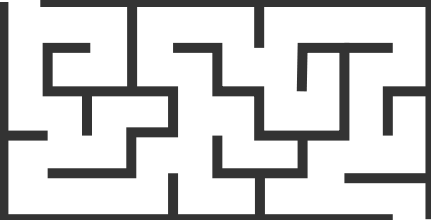
#> input picture Mazes/maze1.png, 431 x 220 px
$ python depth_first_search.py
#> lines starting #> are read from the running program, lines starting #| are printed output that depends on the picture; long printed decimals are rounded
### GridManager.py
import cv2
import numpy as np
import matplotlib.pyplot as plt


class GridMaker():

    def __init__(_self, pathToImg:str, resize=1):
        _self.resize = resize
        _self.ox, _self.oy = _self.makeGrid(pathToImg)

    def makeGrid(_self, pathToImg:str):
        # Imagen a tratar
        img = cv2.imread(pathToImg)

        # convertir la imagen a escala de grises
        img = cv2.cvtColor(img, cv2.COLOR_BGR2GRAY)

        # Redimensionar la imagen
        width, height = img.shape[0], img.shape[1]
        dim = (int(height / _self.resize), int(width / _self.resize))

        # Cambia la resolución de la imagen
        img = cv2.resize(img, dim, interpolation = cv2.INTER_LINEAR)

        # convertir la imagen a blanco y negro.
        _, _self.img = cv2.threshold(img, 200, 255, cv2.THRESH_BINARY)

        # Mapa
        ox, oy = [], []
        for i, row in enumerate(_self.img):
            for j in range(len(row)):
                if (_self.img[i][j] == 0):
                        ox.append(j)
                        oy.append(i)
        return ox, oy

    # [5 lines left out: function showMap, not called in this run]


# [4 lines that do not run on import are left out]

### depth_first_search.py
"""

Depth-First grid planning

author: Erwin Lejeune (@spida_rwin)

See Wikipedia article (https://en.wikipedia.org/wiki/Depth-first_search)

"""

import math

import matplotlib.pyplot as plt

import time

from GridManager import GridMaker

show_animation = True


class DepthFirstSearchPlanner:

    def __init__(self, ox, oy, reso, rr):
        """
        Initialize grid map for Depth-First planning

        ox: x position list of Obstacles [m]
        oy: y position list of Obstacles [m]
        resolution: grid resolution [m]
        rr: robot radius[m]
        """

        self.reso = reso
        self.rr = rr
        self.calc_obstacle_map(ox, oy)
        self.motion = self.get_motion_model()

    class Node:
        def __init__(self, x, y, cost, parent_index, parent):
            self.x = x  # index of grid
            self.y = y  # index of grid
            self.cost = cost
            self.parent_index = parent_index
            self.parent = parent

        def __str__(self):
            return str(self.x) + "," + str(self.y) + "," + str(
                self.cost) + "," + str(self.parent_index)

    def planning(self, sx, sy, gx, gy):
        """
        Depth First search

        input:
            s_x: start x position [m]
            s_y: start y position [m]
            gx: goal x position [m]
            gy: goal y position [m]

        output:
            rx: x position list of the final path
            ry: y position list of the final path
        """

        nstart = self.Node(self.calc_xyindex(sx, self.minx),
                           self.calc_xyindex(sy, self.miny), 0.0, -1, None)
        ngoal = self.Node(self.calc_xyindex(gx, self.minx),
                          self.calc_xyindex(gy, self.miny), 0.0, -1, None)

        open_set, closed_set = dict(), dict()
        open_set[self.calc_grid_index(nstart)] = nstart

        while True:
            if len(open_set) == 0:
                print("Open set is empty..")
                break

            current = open_set.pop(list(open_set.keys())[-1])
            c_id = self.calc_grid_index(current)

            # show graph
            if show_animation:  # pragma: no cover
                plt.plot(self.calc_grid_position(current.x, self.minx),
                         self.calc_grid_position(current.y, self.miny), "xc")
                # for stopping simulation with the esc key.
                plt.gcf().canvas.mpl_connect('key_release_event',
                                             lambda event:
                                             [exit(0) if event.key == 'escape'
                                              else None])
                plt.pause(0.01)

            if current.x == ngoal.x and current.y == ngoal.y:
                print("Find goal")
                ngoal.parent_index = current.parent_index
                ngoal.cost = current.cost
                break

            # expand_grid search grid based on motion model
            for i, _ in enumerate(self.motion):
                node = self.Node(current.x + self.motion[i][0],
                                 current.y + self.motion[i][1],
                                 current.cost + self.motion[i][2], c_id, None)
                n_id = self.calc_grid_index(node)

                # If the node is not safe, do nothing
                if not self.verify_node(node):
                    continue

                if n_id not in closed_set:
                    open_set[n_id] = node
                    closed_set[n_id] = node
                    node.parent = current

        rx, ry = self.calc_final_path(ngoal, closed_set)
        return rx, ry

    def calc_final_path(self, ngoal, closedset):
        # generate final course
        rx, ry = [self.calc_grid_position(ngoal.x, self.minx)], [
            self.calc_grid_position(ngoal.y, self.miny)]
        n = closedset[ngoal.parent_index]
        while n is not None:
            rx.append(self.calc_grid_position(n.x, self.minx))
            ry.append(self.calc_grid_position(n.y, self.miny))
            n = n.parent

        return rx, ry

    def calc_grid_position(self, index, minp):
        """
        calc grid position

        :param index:
        :param minp:
        :return:
        """
        pos = index * self.reso + minp
        return pos

    def calc_xyindex(self, position, min_pos):
        return round((position - min_pos) / self.reso)

    def calc_grid_index(self, node):
        return (node.y - self.miny) * self.xwidth + (node.x - self.minx)

    def verify_node(self, node):
        px = self.calc_grid_position(node.x, self.minx)
        py = self.calc_grid_position(node.y, self.miny)

        if px < self.minx:
            return False
        elif py < self.miny:
            return False
        elif px >= self.maxx:
            return False
        elif py >= self.maxy:
            return False

        # collision check
        if self.obmap[node.x][node.y]:
            return False

        return True

    def calc_obstacle_map(self, ox, oy):

        self.minx = round(min(ox))
        self.miny = round(min(oy))
        self.maxx = round(max(ox))
        self.maxy = round(max(oy))
        print("min_x:", self.minx)
        print("min_y:", self.miny)
        print("max_x:", self.maxx)
        print("max_y:", self.maxy)

        self.xwidth = round((self.maxx - self.minx) / self.reso)
        self.ywidth = round((self.maxy - self.miny) / self.reso)
        print("x_width:", self.xwidth)
        print("y_width:", self.ywidth)

        # obstacle map generation
        self.obmap = [[False for _ in range(self.ywidth)]
                      for _ in range(self.xwidth)]
        for ix in range(self.xwidth):
            x = self.calc_grid_position(ix, self.minx)
            for iy in range(self.ywidth):
                y = self.calc_grid_position(iy, self.miny)
                for iox, ioy in zip(ox, oy):
                    d = math.hypot(iox - x, ioy - y)
                    if d <= self.rr:
                        self.obmap[ix][iy] = True
                        break

    @staticmethod
    def get_motion_model():
        # dx, dy, cost
        motion = [[1, 0, 1],
                  [0, 1, 1],
                  [-1, 0, 1],
                  [0, -1, 1],
                  [-1, -1, math.sqrt(2)],
                  [-1, 1, math.sqrt(2)],
                  [1, -1, math.sqrt(2)],
                  [1, 1, math.sqrt(2)]]

        return motion

    def estimate_cost(self, rx, ry):
        cost = 0
        for pos in range(len(rx)):
            if (pos == 0):
                continue
            else:
                # Camino en diagonal
                if (rx[pos] != rx[pos-1] and ry[pos] != ry[pos-1]):
                    cost += math.sqrt(2)

                # Camino recto
                else:
                    cost += 1
        return cost


def main():
    print(__file__ + " start!!")

    maze = 1
    resize = 1
    if maze == 1:
        # start and goal position
        sx = 5.0  # [m]
        sy = 3.0  # [m]
        gx = 80.0 # [m]
        gy = 40.0  # [m]
        grid_size = 1.0  # [m]
        robot_radius = 1.0  # [m]
        resize = 5

    elif maze == 2:
        # start and goal position
        sx = 60.0  # [m]
        sy = 115.0  # [m]
        gx = 60.0 # [m]
        gy = 60.0  # [m]
        grid_size = 1.0  # [m]
        robot_radius = 1.0  # [m]
        resize = 2

    elif maze == 3:
        # start and goal position
        sx = 200.0  # [m]
        sy = 100.0  # [m]
        gx = 25.0 # [m]
        gy = 41.0  # [m]
        grid_size = 1.0  # [m]
        robot_radius = 1.0  # [m]
        resize = 1

    elif maze == 4:
        # start and goal position
        sx = 120.0  # [m]
        sy = 30.0  # [m]
        gx = 93.0 # [m]
        gy = 74.0  # [m]
        grid_size = 1.0  # [m]
        robot_radius = 1.0  # [m]
        resize = 9

    # Creamos un mapa
    gm = GridMaker('Mazes/maze' + str(maze) + '.png', resize)
#> in makeGrid, img is the input picture: shape (220, 431, 3); min 51, max 255, mean 205.8
#> in makeGrid, `img = cv2.resize(img, dim, interpolation = cv2.INTER_LINEAR)`:
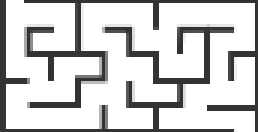
#> img: shape (44, 86) (shown 3 times larger); min 51, max 255, mean 207.6
#> in makeGrid, `_, _self.img = cv2.threshold(img, 200, 255, cv2.THRESH_BINARY)`:
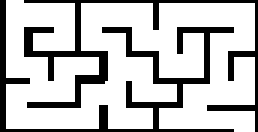
#> _self.img: shape (44, 86) (shown 3 times larger); 75.8% white; black in thin lines or dots
#> the loop in makeGrid, `for i, row in enumerate(_self.img):` made 44 passes
#> after the loop in makeGrid, `for i, row in enumerate(_self.img):`: ox = 915 values, max 85 at index 79, min 0 at index 0, mean 40.68; oy = 915 values from 0 to 43
    ox, oy = gm.ox, gm.oy
#> oy = 915 values from 0 to 43

    if show_animation:  # pragma: no cover
        plt.plot(ox, oy, ".k")
        plt.plot(sx, sy, "og")
        plt.plot(gx, gy, "xb")
        plt.grid(True)
        plt.axis("equal")

    dfs = DepthFirstSearchPlanner(ox, oy, grid_size, robot_radius)
#> in calc_obstacle_map, `self.minx = round(min(ox))`: self.minx = 0
#> in calc_obstacle_map, `self.maxx = round(max(ox))`: self.maxx = 85
#> in calc_obstacle_map, `self.maxy = round(max(oy))`: self.maxy = 43
#| min_x: 0
#| min_y: 0
#| max_x: 85
#| max_y: 43
#> in calc_obstacle_map, `self.xwidth = round((self.maxx - self.minx) / self.reso)`: self.xwidth = 85
#> in calc_obstacle_map, `self.ywidth = round((self.maxy - self.miny) / self.reso)`: self.ywidth = 43
#| x_width: 85
#| y_width: 43
#> the loop in calc_obstacle_map, `for ix in range(self.xwidth):` made 85 passes
    rx, ry = dfs.planning(sx, sy, gx, gy)
#> the loop in planning, `while True:` made 785 passes
#> pass 1, in planning, `plt.pause(0.01)`:
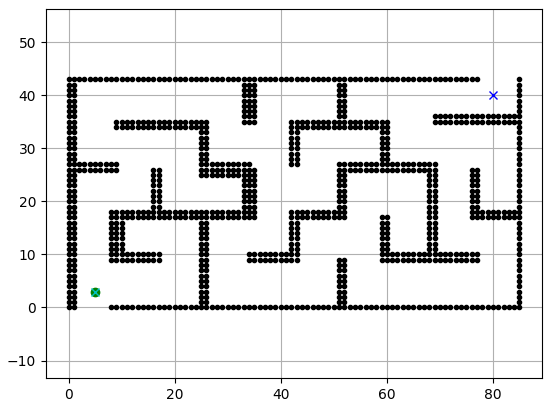
#> figure drawn by matplotlib, 1 panel

    cost = dfs.estimate_cost(rx, ry)
    print("Coste final: ", cost)
#| Coste final:  471.963

    if show_animation:  # pragma: no cover
        plt.plot(rx, ry, "-r")
        plt.pause(0.01)
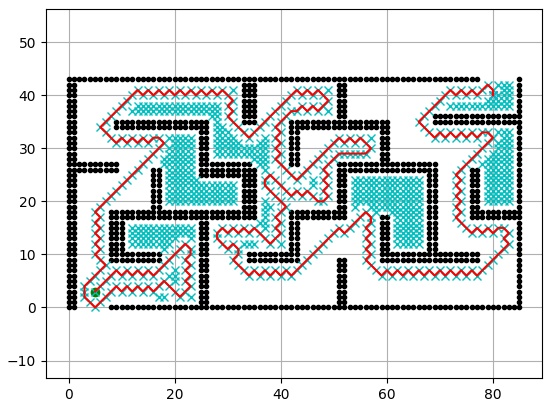
#> figure drawn by matplotlib, 1 panel
        plt.show()

# [81 lines left out: function start, not called in this run]

if __name__ == '__main__':
    main()

$ run again, with Mazes/maze3.png copied over Mazes/maze1.png
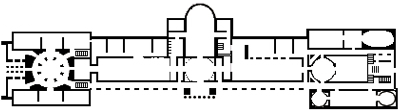
#> input picture Mazes/maze3.png, 400 x 110 px
#> in makeGrid, img is the input picture: shape (110, 400, 3); mean B, G, R 219.6, 219.6, 219.7
#> in makeGrid, `_, _self.img = cv2.threshold(img, 200, 255, cv2.THRESH_BINARY)`:
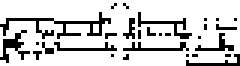
#> _self.img: shape (22, 80) (shown 3 times larger); 81.1% white; black in thin lines or dots
#> the loop in makeGrid, `for i, row in enumerate(_self.img):` made 22 passes
#> after the loop in makeGrid, `for i, row in enumerate(_self.img):`: ox = 332 values, max 79 at index 301, min 0 at index 73, mean 38.2; oy = 332 values from 1 to 21
#> self.minx = 0
#> self.miny = 1
#> self.maxx = 79
#> self.maxy = 21
#| min_x: 0
#| min_y: 1
#| max_x: 79
#| max_y: 21
#> self.xwidth = 79
#> self.ywidth = 20
#| x_width: 79
#| y_width: 20
#> the loop in calc_obstacle_map, `for ix in range(self.xwidth):` made 79 passes
#> the loop in calc_final_path, `while n is not None:` made 85 passes
#> the loop in estimate_cost, `for pos in range(len(rx)):` made 86 passes
#| Coste final:  118.137
#> in main, `plt.pause(0.01)`:
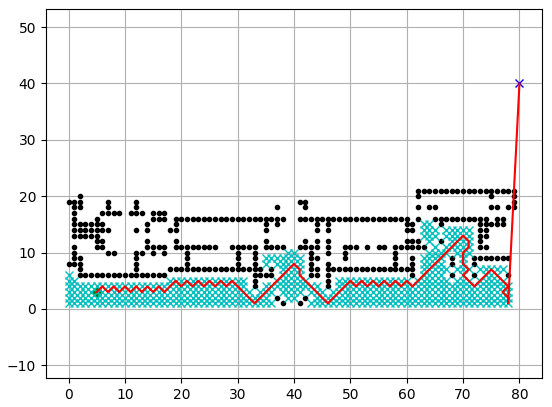
#> figure drawn by matplotlib, 1 panel
